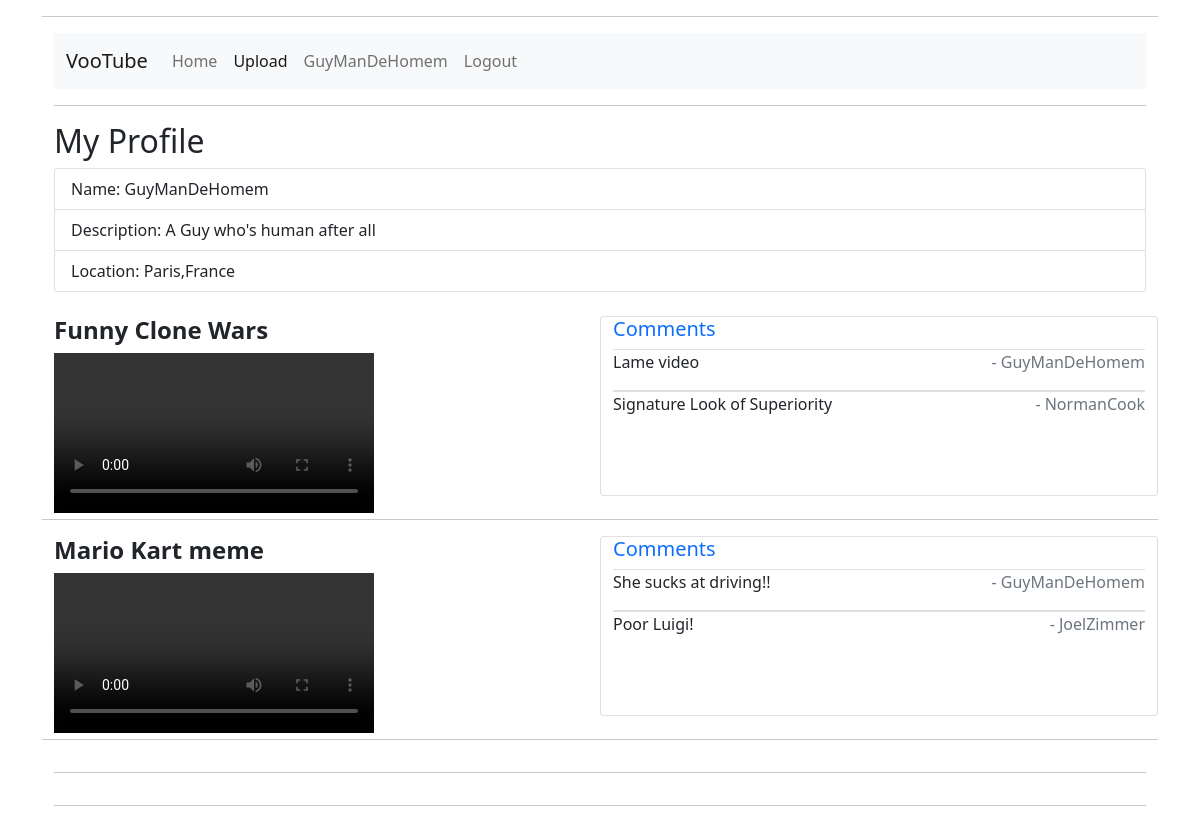
Screenshot of /myprofile (signed in) with the database file from the repository.
### models.py (models this page shows, shortened)
class User(db.Model, UserMixin):
    id = db.Column(db.Integer, primary_key = True)
    Username = db.Column(db.String(80), unique=True, nullable=False)
    Password = db.Column(db.String(120), nullable=False)
    Videos = db.relationship('Video', backref='user', lazy=True)
    Comments = db.relationship('Comment', backref='user', lazy=True)
    Description = db.Column(db.String(120), nullable=False)
    Location = db.Column(db.String(60), nullable=False)

class Video(db.Model):
    id = db.Column(db.Integer, primary_key=True)
    Title = db.Column(db.String(80), nullable=False)
    FileName = db.Column(db.String(80), nullable=False)
    DateUploaded = db.Column(db.DateTime, default=datetime.utcnow, nullable=False)
    Uploader_id = db.Column(db.Integer, db.ForeignKey('user.id'))
    Comments = db.relationship('Comment',backref='video',lazy=True)

class Comment(db.Model):
    id = db.Column(db.Integer, primary_key=True)
    Content = db.Column(db.String(80), nullable=False)
    Commenter_id = db.Column(db.Integer, db.ForeignKey('user.id'))
    Video_id = db.Column(db.Integer, db.ForeignKey('video.id'))

### routes.py (the view)
@app.route('/myprofile')
@login_required
def MyProfile():
    if current_user.is_authenticated:
        U = User.query.filter_by(id=current_user.id).first()
        Videos =Video.query.all()
        return render_template('MyProfile.html',User=U,Videos=Videos )
    else:
        return redirect(url_for('home'))

### models.py (called while the page is built)
@login_manager.user_loader
def user_loader(user_id):
    return User.query.get(user_id)

### templates/MyProfile.html
{% extends 'base.html' %}
{% block content %}
<h2>My Profile</h2>
<div class="list-group">
  <li class="list-group-item">Name: {{ current_user.Username }}</li>
  <li class="list-group-item">Description: {{ current_user.Description }}</li>
  <li class="list-group-item">Location: {{ current_user.Location }}</li>
</div>
<br>
<div class="list-group">
    <div class="row">
      {% for Video in Videos %}
        {% if Video.user.id == current_user.id %}
          <div class="col-6">
            <h4><b>{{ Video.Title }}</b></h4>
            <video width="320" video="180" controls>
              <source src="static/video/{{ Video.FileName }}" type="video/mp4" control>
            </video>
            </div>
            <div class="card col" style="overflow-y:scroll; height:180px;">
              <h5 class="text-primary">Comments</h5>
              {% for Comment in Video.Comments %}
                <ul class="list-group list-group-flush">
                  <div style="overflow: hidden;">
                    <p class="text-dark" style="float: left;">{{ Comment.Content }}</p>
                    <p class="text-muted" style="float: right;">- {{ Comment.user.Username}}</p>
                  </div>
                </ul>
              {% endfor %}
          {% endif %}
        </div>
        <hr>
      {% endfor %}
    </div>
</div>
{% endblock%}

### templates/base.html (shortened to what this page needs)
<!DOCTYPE html>
<html lang="en" dir="ltr">
  <head>
    <link href="https://cdn.jsdelivr.net/npm/bootstrap@5.1.0/dist/css/bootstrap.min.css" rel="stylesheet">
  </head>
  <body>
    <div class="container">
      <hr>
      <div class="container">
        <nav class="navbar navbar-expand-lg navbar-light bg-light">
          <div class="container-fluid">
            <a class="navbar-brand" href="#">VooTube</a>
            <div class="collapse navbar-collapse" id="navbarNav">
              <ul class="navbar-nav">
                <li class="nav-item">
                  <a class="nav-link" aria-current="page" href={{ url_for("Home")}}>Home</a>
                </li>
                <li class="nav-item">
                  <a class="nav-link active" aria-current="page" href={{ url_for("Upload")}}>Upload</a>
                </li>
                {% if current_user.is_authenticated %}
                  <li class="nav-item">
                    <a class="nav-link" href={{ url_for("MyProfile")}}>{{ current_user.Username }}</a>
                  </li>
                  <li class="nav-item">
                    <a class="nav-link" href={{ url_for("Logout")}}>Logout</a>
                  </li>
                {% endif %}
              </ul>
            </div>
          </div>
          </nav>
          <hr>
        {% block content %}{% endblock %}
  </body>
</html>

### rows the page displays
User: Username "GuyManDeHomem", Description "A Guy who's human after all", Location "Paris,France"
Video: Title "Funny Clone Wars"
Comment: Content "Lame video", user.Username "GuyManDeHomem"
Comment: Content "Signature Look of Superiority", user.Username "NormanCook"
Video: Title "Mario Kart meme"
Comment: Content "She sucks at driving!!", user.Username "GuyManDeHomem"
Comment: Content "Poor Luigi!", user.Username "JoelZimmer"
